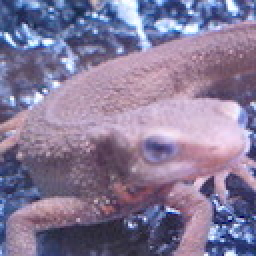
#> input picture Q_71_80/imori.jpg, 128 x 128 px (shown 2 times larger)
$ python 76.py   (older library calls are emulated)
#> lines starting #> are read from the running program, lines starting #| are printed output that depends on the picture
### Q_71_80/save.py
import cv2

def result(img, name):
    cv2.imwrite(name+".jpg", img)
    cv2.imshow(name, img)
    cv2.waitKey(0)
    cv2.destroyAllWindows()

### Q_71_80/76.py

# coding: utf-8

# In[7]:


import cv2
import numpy as np
from save import result

img = cv2.imread("imori.jpg").astype(np.float32)
H, W, C = img.shape
#> H = 128; W = 128; C = 3

gray_img = 0.2126 * img[:,:,2] + 0.7152 * img[:,:,1] + 0.0722 * img[:,:,0]
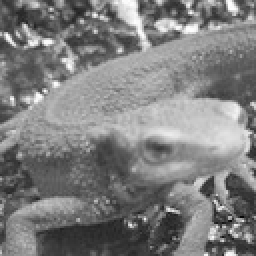
#> gray_img: shape (128, 128) float32 (shown 2 times larger); min 6.71, max 254.4, mean 126.7

def bilinear(img, a):
    H, W = img.shape
    new_H = int(H * a)
    new_W = int(W * a)

    # 拡大画像の各座標
    new_x, new_y = np.meshgrid(np.arange(new_W), np.arange(new_H))
    # 拡大画像の各座標に対応する元画像上の座標
    orig_x = new_x / a
    orig_y = new_y / a

    ix = np.floor(orig_x).astype(np.int)
    iy = np.floor(orig_y).astype(np.int)
    ix = np.minimum(ix, W-2)
    iy = np.minimum(iy, H-2)

    dx = orig_x - ix
    dy = orig_y - iy

    out = (1-dx)*(1-dy)*img[iy,ix] + dx*(1-dy)*img[iy,ix+1] + (1-dx)*dy*img[iy+1,ix] + dx*dy*img[iy+1,ix+1]
    out[out > 255] = 255

    return out

pyramid = [gray_img.astype(np.uint8)]
for i in range(1, 6):
    a = 2 ** i
    img = bilinear(bilinear(gray_img, 1. / a), a)
    pyramid.append(img)
#> this loop made 5 passes
#> pass 1, in bilinear, `out = (1-dx)*(1-dy)*img[iy,ix] + dx*(1-dy)*img[iy,ix+1] + (1-dx)*dy*im..`:
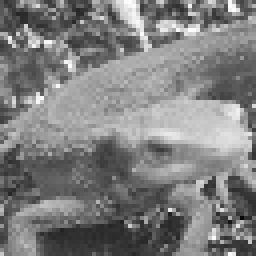
#> out: shape (64, 64) float64 (shown 4 times larger); min 7.48, max 254.4, mean 126.8
#> pass 1, in bilinear (call 2), `ix = np.minimum(ix, W-2)`:
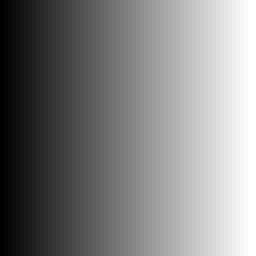
#> ix: shape (128, 128) int64 (shown 2 times larger); min 0, max 62, mean 31.5; drawn with min black and max white
#> pass 1, in bilinear (call 2), `iy = np.minimum(iy, H-2)`:
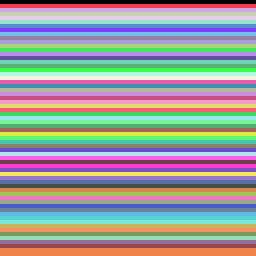
#> iy: shape (128, 128) int64 (shown 2 times larger); 63 distinct labels, from 0 to 62; one colour per label, 0 black
#> pass 1, in bilinear (call 2), `dx = orig_x - ix`:
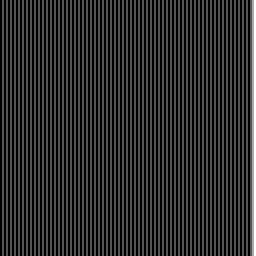
#> dx: shape (128, 128) float64 (shown 2 times larger); min 0, max 1.5, mean 0.266; drawn with min black and max white
#> after the loop, pyramid = 6 items


# In[8]:


diff = np.zeros_like(gray_img)
for i, j in ((0,1), (0, 3), (0, 5), (1, 4), (2, 3), (3, 5)):
    diff += np.abs(pyramid[i] - pyramid[j])
#> this loop made 6 passes
#> pass 1, `diff += np.abs(pyramid[i] - pyramid[j])`:
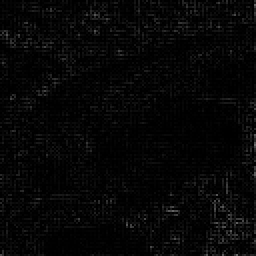
#> diff: shape (128, 128) float32 (shown 2 times larger); min 0.000198, max 107.7, mean 6.9
#> after the loop:
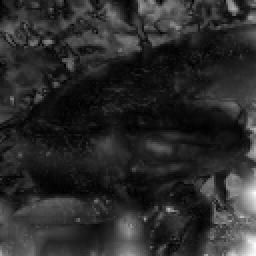
#> diff: shape (128, 128) float32 (shown 2 times larger); min 0.0306, max 914.4, mean 155.3; drawn with min black and max white


# In[9]:


out = diff / np.max(diff) * 255
#> out: shape (128, 128) float32
out = out.astype(np.uint8)


# In[10]:


result(out, "76")

$ run again, with Q_71_80/71.jpg copied over Q_71_80/imori.jpg
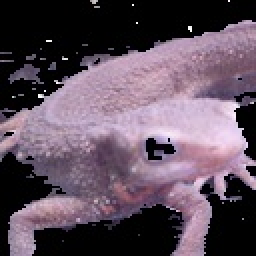
#> input picture Q_71_80/71.jpg, 128 x 128 px (shown 2 times larger)
#> the loop `for i in range(1, 6):` made 5 passes
#> pass 1, in bilinear, `out = (1-dx)*(1-dy)*img[iy,ix] + dx*(1-dy)*img[iy,ix+1] + (1-dx)*dy*im..`:
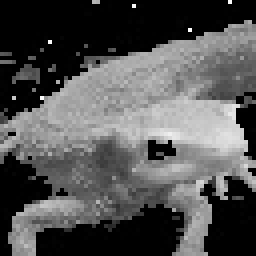
#> out: shape (64, 64) float64 (shown 4 times larger); min 0, max 255, mean 83.2
#> after the loop `for i in range(1, 6):`: pyramid = 6 items
#> after the loop `for i, j in ((0,1), (0, 3), (0, 5), (1, 4), (2, 3), (3, 5)):`:
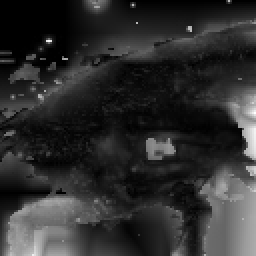
#> diff: shape (128, 128) float32 (shown 2 times larger); min 0, max 1029.7, mean 187.1; drawn with min black and max white

$ run again, with Q_71_80/72.jpg copied over Q_71_80/imori.jpg
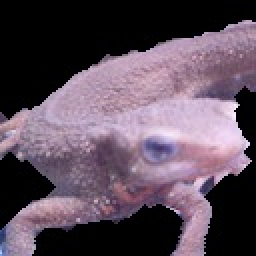
#> input picture Q_71_80/72.jpg, 128 x 128 px (shown 2 times larger)
#> the loop `for i in range(1, 6):` made 5 passes
#> pass 1, in bilinear, `out = (1-dx)*(1-dy)*img[iy,ix] + dx*(1-dy)*img[iy,ix+1] + (1-dx)*dy*im..`:
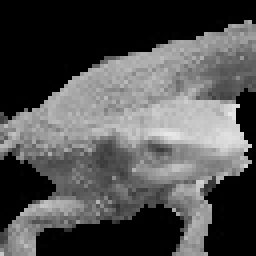
#> out: shape (64, 64) float64 (shown 4 times larger); min 0, max 232.7, mean 80.9
#> after the loop `for i in range(1, 6):`: pyramid = 6 items
#> after the loop `for i, j in ((0,1), (0, 3), (0, 5), (1, 4), (2, 3), (3, 5)):`:
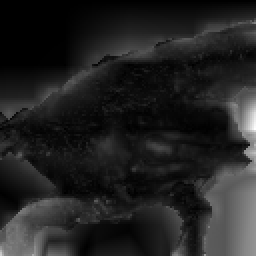
#> diff: shape (128, 128) float32 (shown 2 times larger); min 0, max 1196, mean 161.6; drawn with min black and max white
